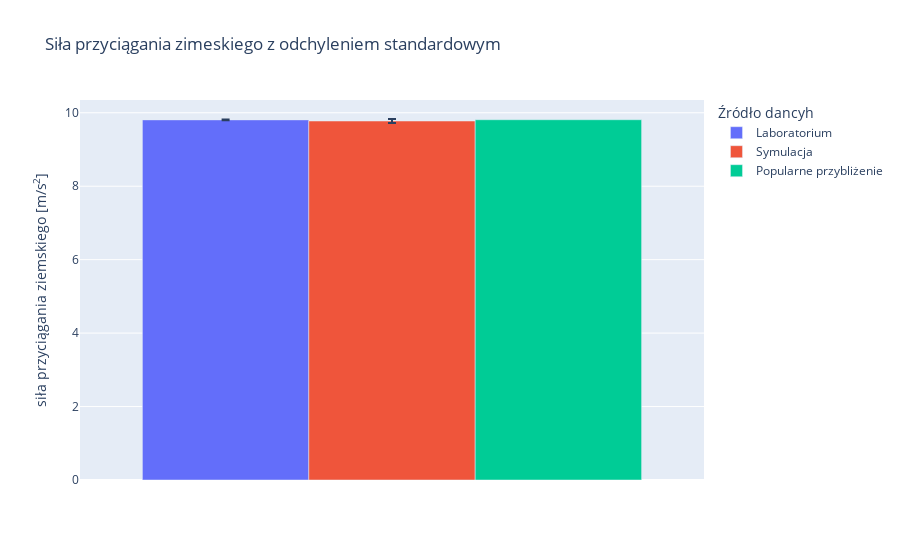

Write notebook code for a chart like this one.
### Code cell
x = ['']
fig = go.Figure()
fig.add_trace(go.Bar(
    name = 'Laboratorium',
    x = x,
    y = [9.806],
    error_y=dict(type='data', array=[0.0105])
))
fig.add_trace(go.Bar(
    name = 'Symulacja',
    x = x,
    y = [9.775],
    error_y=dict(type='data', array=[0.0550])
))
fig.add_trace(go.Bar(
    name = 'Popularne przybliżenie',
    x = x,
    y = [9.81],
))
fig.update_layout(
    title_text = "Siła przyciągania zimeskiego z odchyleniem standardowym",
    xaxis_title_text = "",
    yaxis_title_text = "siła przyciągania ziemskiego [m/s<sup>2</sup>]",
    legend_title_text = "Źródło dancyh")
fig.update_layout(barmode='group')
fig.show()

### Figure 1 — Plotly figure (JSON) as saved in the notebook; plotly's stock layout.template omitted (floating-point values rounded to 4 significant figures)
{"data": [{"error_y": {"array": [0.0105], "type": "data"}, "name": "Laboratorium", "type": "bar", "x": [""], "y": [9.806]}, {"error_y": {"array": [0.055], "type": "data"}, "name": "Symulacja", "type": "bar", "x": [""], "y": [9.775]}, {"name": "Popularne przybliżenie", "type": "bar", "x": [""], "y": [9.81]}], "layout": {"legend": {"title": {"text": "Źródło dancyh"}}, "title": {"text": "Siła przyciągania zimeskiego z odchyleniem standardowym"}, "xaxis": {"title": {"text": ""}}, "yaxis": {"title": {"text": "siła przyciągania ziemskiego [m/s<sup>2</sup>]"}}}}
